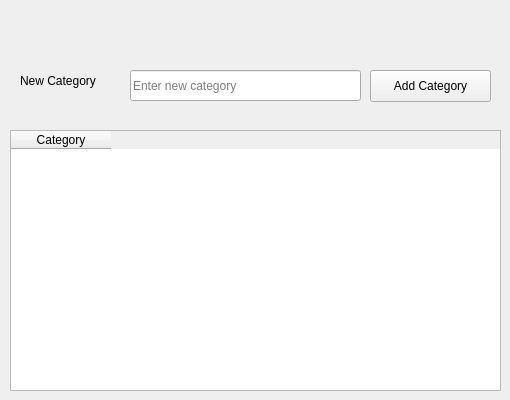
      <widget class="QWidget" name="tab_7">
       <attribute name="title">
        <string>Category</string>
       </attribute>
       <widget class="QTableWidget" name="tableWidget_2">
        <property name="geometry">
         <rect>
          <x>10</x>
          <y>130</y>
          <width>491</width>
          <height>261</height>
         </rect>
        </property>
        <column>
         <property name="text">
          <string>Category</string>
         </property>
        </column>
       </widget>
       <widget class="QPushButton" name="pushButton_14">
        <property name="geometry">
         <rect>
          <x>370</x>
          <y>70</y>
          <width>121</width>
          <height>32</height>
         </rect>
        </property>
        <property name="text">
         <string>Add Category</string>
        </property>
       </widget>
       <widget class="QLabel" name="label_23">
        <property name="geometry">
         <rect>
          <x>20</x>
          <y>70</y>
          <width>111</width>
          <height>21</height>
         </rect>
        </property>
        <property name="text">
         <string>New Category</string>
        </property>
       </widget>
       <widget class="QLineEdit" name="lineEdit_17">
        <property name="geometry">
         <rect>
          <x>130</x>
          <y>70</y>
          <width>231</width>
          <height>31</height>
         </rect>
        </property>
        <property name="placeholderText">
         <string>Enter new category</string>
        </property>
       </widget>
      </widget>
